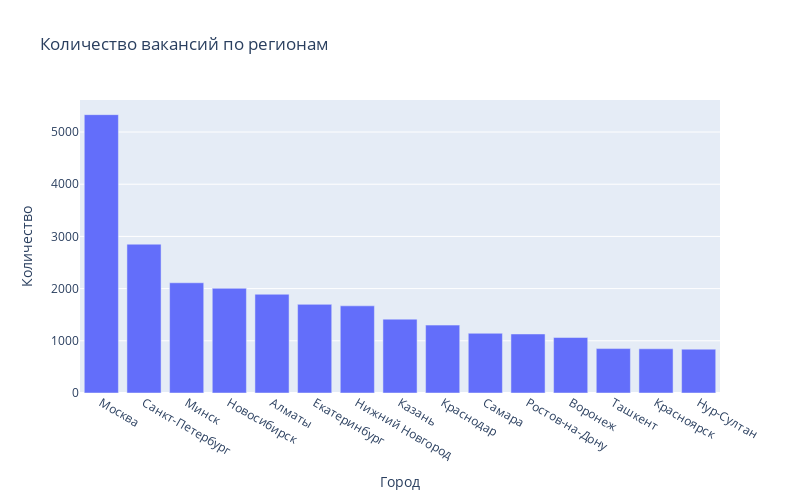

Notebook code cell kept with this figure:
### Code cell
# результат запроса
df = pd.read_sql_query(query_4_1, connection)
fig = px.bar(df, 
    x='area', 
    y='cnt',
    title='Количество вакансий по регионам',
       labels ={'area':'Город','cnt':'Количество'},
       width =800,
       height=500)
fig.show()
fig.write_html("images/vacancies_cities.html")

### Figure 1 — Plotly figure (JSON) as saved in the notebook; plotly's stock layout.template omitted (floating-point values rounded to 4 significant figures)
{"data": [{"alignmentgroup": "True", "hovertemplate": "Город=%{x}<br>Количество=%{y}<extra></extra>", "legendgroup": "", "marker": {"color": "#636efa", "pattern": {"shape": ""}}, "name": "", "offsetgroup": "", "orientation": "v", "showlegend": false, "textposition": "auto", "type": "bar", "x": ["Москва", "Санкт-Петербург", "Минск", "Новосибирск", "Алматы", "Екатеринбург", "Нижний Новгород", "Казань", "Краснодар", "Самара", "Ростов-на-Дону", "Воронеж", "Ташкент", "Красноярск", "Нур-Султан"], "xaxis": "x", "y": [5333, 2851, 2112, 2006, 1892, 1698, 1670, 1415, 1301, 1144, 1131, 1063, 851, 847, 840], "yaxis": "y"}], "layout": {"barmode": "relative", "height": 500, "legend": {"tracegroupgap": 0}, "title": {"text": "Количество вакансий по регионам"}, "width": 800, "xaxis": {"anchor": "y", "domain": [0, 1], "title": {"text": "Город"}}, "yaxis": {"anchor": "x", "domain": [0, 1], "title": {"text": "Количество"}}}}
